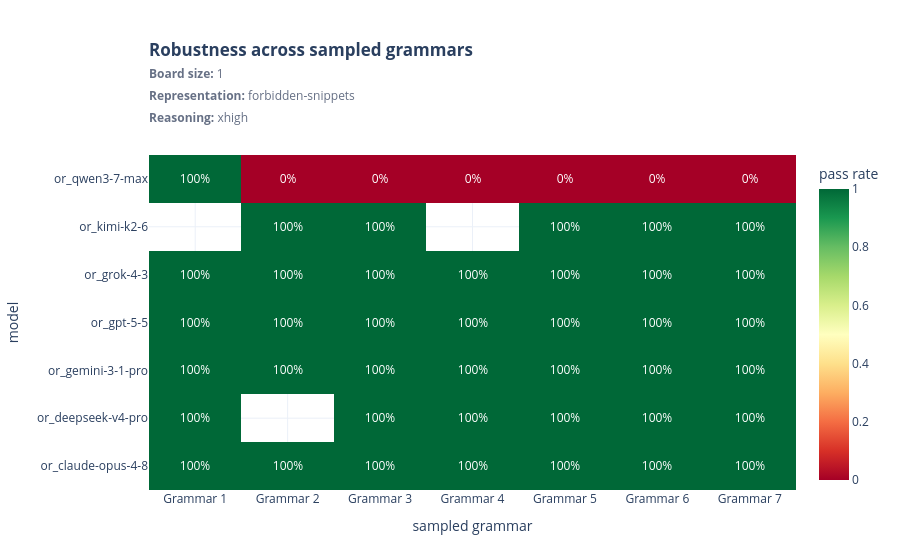
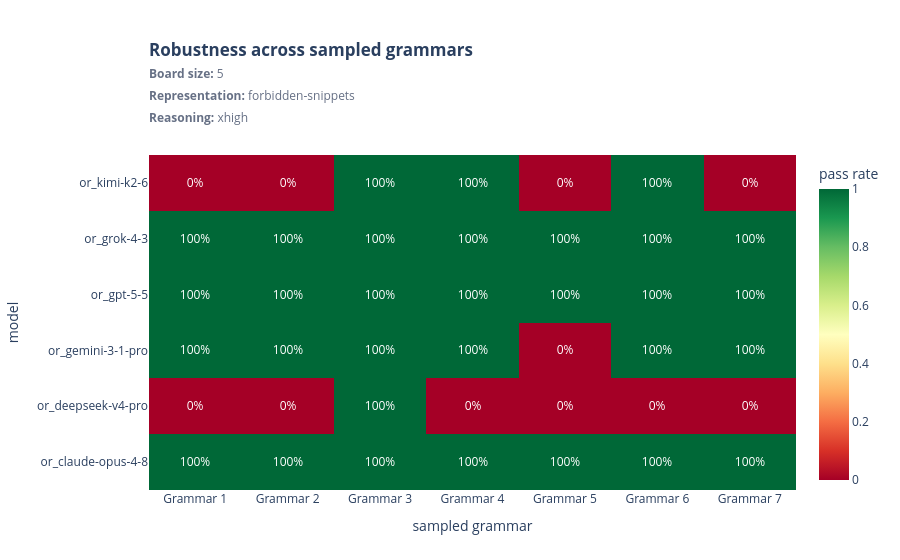
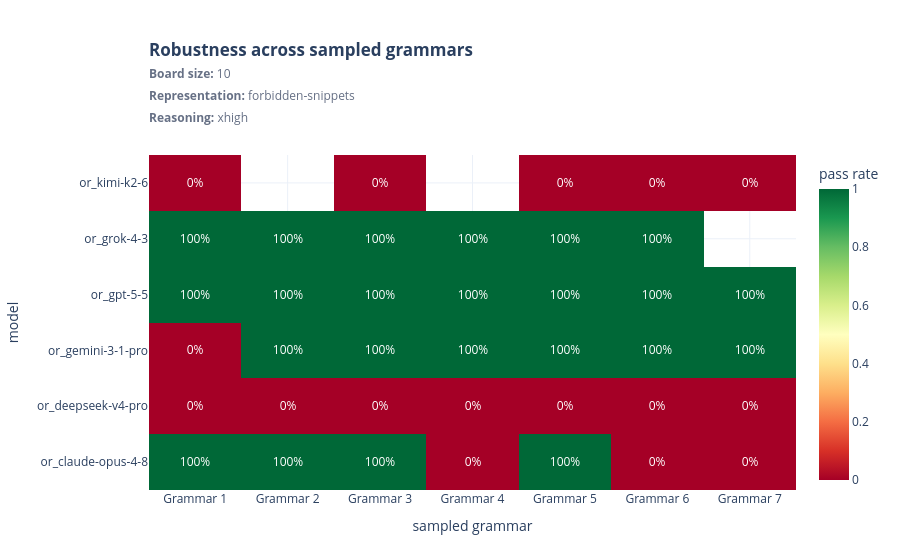
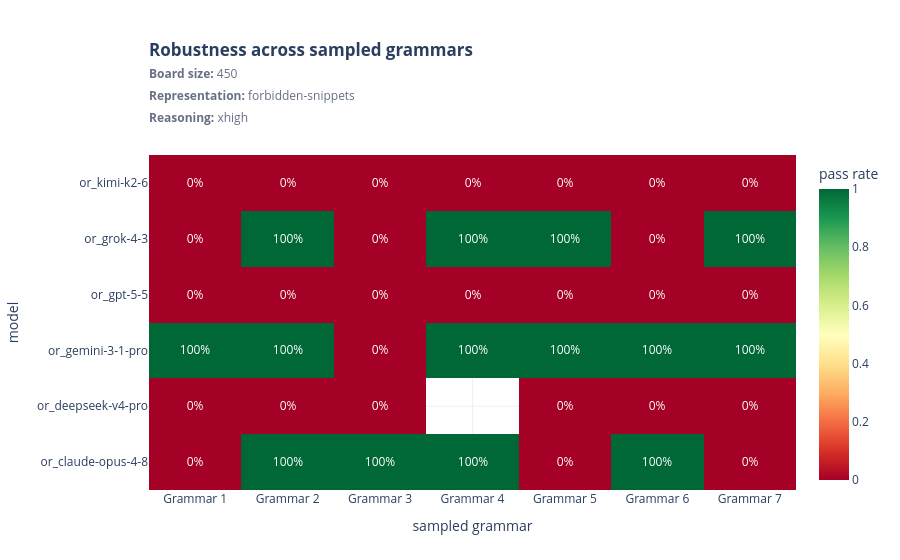

Write notebook code for charts like these, in order.
### Markdown cell above
## Success across sampled grammars

Shows whether a result is consistent across the independently generated cases or driven by a few easy samples.

### Code cell
view.show_all(figures.plot_grammar_pass_rates(aggregate))

### Figure 1 — Plotly figure (JSON) as saved in the notebook; plotly's stock layout.template omitted (floating-point values rounded to 4 significant figures)
{"data": [{"colorbar": {"title": {"text": "pass rate"}}, "colorscale": [[0, "rgb(165,0,38)"], [0.1, "rgb(215,48,39)"], [0.2, "rgb(244,109,67)"], [0.3, "rgb(253,174,97)"], [0.4, "rgb(254,224,139)"], [0.5, "rgb(255,255,191)"], [0.6, "rgb(217,239,139)"], [0.7, "rgb(166,217,106)"], [0.8, "rgb(102,189,99)"], [0.9, "rgb(26,152,80)"], [1, "rgb(0,104,55)"]], "customdata": [["r00", "r01", "r02", "r03", "r04", "r05", "r06"], ["r00", "r01", "r02", "r03", "r04", "r05", "r06"], ["r00", "r01", "r02", "r03", "r04", "r05", "r06"], ["r00", "r01", "r02", "r03", "r04", "r05", "r06"], ["r00", "r01", "r02", "r03", "r04", "r05", "r06"], ["r00", "r01", "r02", "r03", "r04", "r05", "r06"], ["r00", "r01", "r02", "r03", "r04", "r05", "r06"]], "hovertemplate": "model=%{y}<br>grammar=%{x}<br>sample=%{customdata}<br>pass=%{z:.1%}<extra></extra>", "text": [["100%", "100%", "100%", "100%", "100%", "100%", "100%"], ["100%", "", "100%", "100%", "100%", "100%", "100%"], ["100%", "100%", "100%", "100%", "100%", "100%", "100%"], ["100%", "100%", "100%", "100%", "100%", "100%", "100%"], ["100%", "100%", "100%", "100%", "100%", "100%", "100%"], ["", "100%", "100%", "", "100%", "100%", "100%"], ["100%", "0%", "0%", "0%", "0%", "0%", "0%"]], "texttemplate": "%{text}", "type": "heatmap", "x": ["Grammar 1", "Grammar 2", "Grammar 3", "Grammar 4", "Grammar 5", "Grammar 6", "Grammar 7"], "y": ["or_claude-opus-4-8", "or_deepseek-v4-pro", "or_gemini-3-1-pro", "or_gpt-5-5", "or_grok-4-3", "or_kimi-k2-6", "or_qwen3-7-max"], "z": [[1, 1, 1, 1, 1, 1, 1], [1, null, 1, 1, 1, 1, 1], [1, 1, 1, 1, 1, 1, 1], [1, 1, 1, 1, 1, 1, 1], [1, 1, 1, 1, 1, 1, 1], [null, 1, 1, null, 1, 1, 1], [1, 0, 0, 0, 0, 0, 0]], "zmax": 1, "zmin": 0}], "layout": {"legend": {"title": {"text": ""}}, "margin": {"b": 70, "l": 70, "r": 30, "t": 155}, "title": {"text": "<b>Robustness across sampled grammars</b><br><span style='font-size:12px;color:#667085'><b>Board size:</b> 1<br><b>Representation:</b> forbidden-snippets<br><b>Reasoning:</b> xhigh</span>", "x": 0, "xanchor": "left", "xref": "paper", "y": 0.9, "yanchor": "top"}, "xaxis": {"title": {"text": "sampled grammar"}}, "yaxis": {"title": {"text": "model"}}}}

### Figure 2 — Plotly figure (JSON) as saved in the notebook; plotly's stock layout.template omitted (floating-point values rounded to 4 significant figures)
{"data": [{"colorbar": {"title": {"text": "pass rate"}}, "colorscale": [[0, "rgb(165,0,38)"], [0.1, "rgb(215,48,39)"], [0.2, "rgb(244,109,67)"], [0.3, "rgb(253,174,97)"], [0.4, "rgb(254,224,139)"], [0.5, "rgb(255,255,191)"], [0.6, "rgb(217,239,139)"], [0.7, "rgb(166,217,106)"], [0.8, "rgb(102,189,99)"], [0.9, "rgb(26,152,80)"], [1, "rgb(0,104,55)"]], "customdata": [["r00", "r01", "r02", "r03", "r04", "r05", "r06"], ["r00", "r01", "r02", "r03", "r04", "r05", "r06"], ["r00", "r01", "r02", "r03", "r04", "r05", "r06"], ["r00", "r01", "r02", "r03", "r04", "r05", "r06"], ["r00", "r01", "r02", "r03", "r04", "r05", "r06"], ["r00", "r01", "r02", "r03", "r04", "r05", "r06"]], "hovertemplate": "model=%{y}<br>grammar=%{x}<br>sample=%{customdata}<br>pass=%{z:.1%}<extra></extra>", "text": [["100%", "100%", "100%", "100%", "100%", "100%", "100%"], ["0%", "0%", "100%", "0%", "0%", "0%", "0%"], ["100%", "100%", "100%", "100%", "0%", "100%", "100%"], ["100%", "100%", "100%", "100%", "100%", "100%", "100%"], ["100%", "100%", "100%", "100%", "100%", "100%", "100%"], ["0%", "0%", "100%", "100%", "0%", "100%", "0%"]], "texttemplate": "%{text}", "type": "heatmap", "x": ["Grammar 1", "Grammar 2", "Grammar 3", "Grammar 4", "Grammar 5", "Grammar 6", "Grammar 7"], "y": ["or_claude-opus-4-8", "or_deepseek-v4-pro", "or_gemini-3-1-pro", "or_gpt-5-5", "or_grok-4-3", "or_kimi-k2-6"], "z": [[1, 1, 1, 1, 1, 1, 1], [0, 0, 1, 0, 0, 0, 0], [1, 1, 1, 1, 0, 1, 1], [1, 1, 1, 1, 1, 1, 1], [1, 1, 1, 1, 1, 1, 1], [0, 0, 1, 1, 0, 1, 0]], "zmax": 1, "zmin": 0}], "layout": {"legend": {"title": {"text": ""}}, "margin": {"b": 70, "l": 70, "r": 30, "t": 155}, "title": {"text": "<b>Robustness across sampled grammars</b><br><span style='font-size:12px;color:#667085'><b>Board size:</b> 5<br><b>Representation:</b> forbidden-snippets<br><b>Reasoning:</b> xhigh</span>", "x": 0, "xanchor": "left", "xref": "paper", "y": 0.9, "yanchor": "top"}, "xaxis": {"title": {"text": "sampled grammar"}}, "yaxis": {"title": {"text": "model"}}}}

### Figure 3 — Plotly figure (JSON) as saved in the notebook; plotly's stock layout.template omitted (floating-point values rounded to 4 significant figures)
{"data": [{"colorbar": {"title": {"text": "pass rate"}}, "colorscale": [[0, "rgb(165,0,38)"], [0.1, "rgb(215,48,39)"], [0.2, "rgb(244,109,67)"], [0.3, "rgb(253,174,97)"], [0.4, "rgb(254,224,139)"], [0.5, "rgb(255,255,191)"], [0.6, "rgb(217,239,139)"], [0.7, "rgb(166,217,106)"], [0.8, "rgb(102,189,99)"], [0.9, "rgb(26,152,80)"], [1, "rgb(0,104,55)"]], "customdata": [["r00", "r01", "r02", "r03", "r04", "r05", "r06"], ["r00", "r01", "r02", "r03", "r04", "r05", "r06"], ["r00", "r01", "r02", "r03", "r04", "r05", "r06"], ["r00", "r01", "r02", "r03", "r04", "r05", "r06"], ["r00", "r01", "r02", "r03", "r04", "r05", "r06"], ["r00", "r01", "r02", "r03", "r04", "r05", "r06"]], "hovertemplate": "model=%{y}<br>grammar=%{x}<br>sample=%{customdata}<br>pass=%{z:.1%}<extra></extra>", "text": [["100%", "100%", "100%", "0%", "100%", "0%", "0%"], ["0%", "0%", "0%", "0%", "0%", "0%", "0%"], ["0%", "100%", "100%", "100%", "100%", "100%", "100%"], ["100%", "100%", "100%", "100%", "100%", "100%", "100%"], ["100%", "100%", "100%", "100%", "100%", "100%", ""], ["0%", "", "0%", "", "0%", "0%", "0%"]], "texttemplate": "%{text}", "type": "heatmap", "x": ["Grammar 1", "Grammar 2", "Grammar 3", "Grammar 4", "Grammar 5", "Grammar 6", "Grammar 7"], "y": ["or_claude-opus-4-8", "or_deepseek-v4-pro", "or_gemini-3-1-pro", "or_gpt-5-5", "or_grok-4-3", "or_kimi-k2-6"], "z": [[1, 1, 1, 0, 1, 0, 0], [0, 0, 0, 0, 0, 0, 0], [0, 1, 1, 1, 1, 1, 1], [1, 1, 1, 1, 1, 1, 1], [1, 1, 1, 1, 1, 1, null], [0, null, 0, null, 0, 0, 0]], "zmax": 1, "zmin": 0}], "layout": {"legend": {"title": {"text": ""}}, "margin": {"b": 70, "l": 70, "r": 30, "t": 155}, "title": {"text": "<b>Robustness across sampled grammars</b><br><span style='font-size:12px;color:#667085'><b>Board size:</b> 10<br><b>Representation:</b> forbidden-snippets<br><b>Reasoning:</b> xhigh</span>", "x": 0, "xanchor": "left", "xref": "paper", "y": 0.9, "yanchor": "top"}, "xaxis": {"title": {"text": "sampled grammar"}}, "yaxis": {"title": {"text": "model"}}}}

### Figure 4 — Plotly figure (JSON) as saved in the notebook; plotly's stock layout.template omitted (floating-point values rounded to 4 significant figures)
{"data": [{"colorbar": {"title": {"text": "pass rate"}}, "colorscale": [[0, "rgb(165,0,38)"], [0.1, "rgb(215,48,39)"], [0.2, "rgb(244,109,67)"], [0.3, "rgb(253,174,97)"], [0.4, "rgb(254,224,139)"], [0.5, "rgb(255,255,191)"], [0.6, "rgb(217,239,139)"], [0.7, "rgb(166,217,106)"], [0.8, "rgb(102,189,99)"], [0.9, "rgb(26,152,80)"], [1, "rgb(0,104,55)"]], "customdata": [["r00", "r01", "r02", "r03", "r04", "r05", "r06"], ["r00", "r01", "r02", "r03", "r04", "r05", "r06"], ["r00", "r01", "r02", "r03", "r04", "r05", "r06"], ["r00", "r01", "r02", "r03", "r04", "r05", "r06"], ["r00", "r01", "r02", "r03", "r04", "r05", "r06"], ["r00", "r01", "r02", "r03", "r04", "r05", "r06"]], "hovertemplate": "model=%{y}<br>grammar=%{x}<br>sample=%{customdata}<br>pass=%{z:.1%}<extra></extra>", "text": [["0%", "100%", "100%", "100%", "0%", "100%", "0%"], ["0%", "0%", "0%", "", "0%", "0%", "0%"], ["100%", "100%", "0%", "100%", "100%", "100%", "100%"], ["0%", "0%", "0%", "0%", "0%", "0%", "0%"], ["0%", "100%", "0%", "100%", "100%", "0%", "100%"], ["0%", "0%", "0%", "0%", "0%", "0%", "0%"]], "texttemplate": "%{text}", "type": "heatmap", "x": ["Grammar 1", "Grammar 2", "Grammar 3", "Grammar 4", "Grammar 5", "Grammar 6", "Grammar 7"], "y": ["or_claude-opus-4-8", "or_deepseek-v4-pro", "or_gemini-3-1-pro", "or_gpt-5-5", "or_grok-4-3", "or_kimi-k2-6"], "z": [[0, 1, 1, 1, 0, 1, 0], [0, 0, 0, null, 0, 0, 0], [1, 1, 0, 1, 1, 1, 1], [0, 0, 0, 0, 0, 0, 0], [0, 1, 0, 1, 1, 0, 1], [0, 0, 0, 0, 0, 0, 0]], "zmax": 1, "zmin": 0}], "layout": {"legend": {"title": {"text": ""}}, "margin": {"b": 70, "l": 70, "r": 30, "t": 155}, "title": {"text": "<b>Robustness across sampled grammars</b><br><span style='font-size:12px;color:#667085'><b>Board size:</b> 450<br><b>Representation:</b> forbidden-snippets<br><b>Reasoning:</b> xhigh</span>", "x": 0, "xanchor": "left", "xref": "paper", "y": 0.9, "yanchor": "top"}, "xaxis": {"title": {"text": "sampled grammar"}}, "yaxis": {"title": {"text": "model"}}}}
